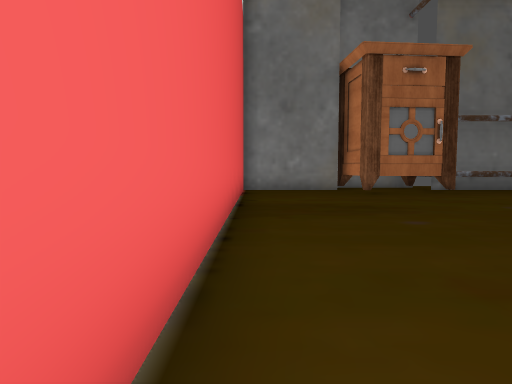
View 1 (above)

14 first-person views from a walk through a Godot game level. The camera is 1.5 m above the floor, tilts 4° down and sees 75° across. The floor is counted in squares, 2 m on a side. Each view is taken from the middle of a square. On the plan, view 1 faces up. The plan holds only what a view shows up to about 11 squares ahead; the rest is blank.

View 2
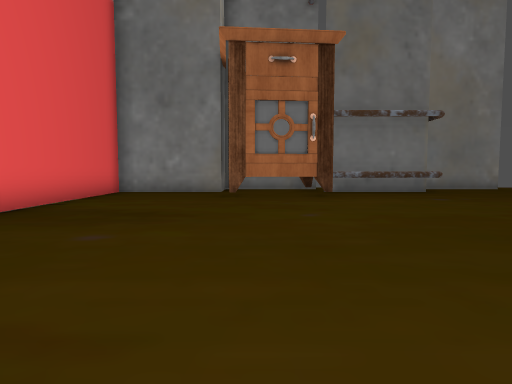

View 3
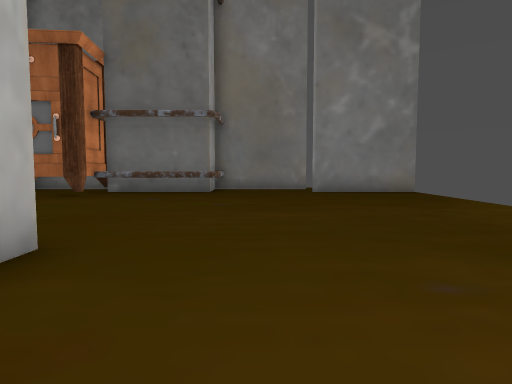

View 4
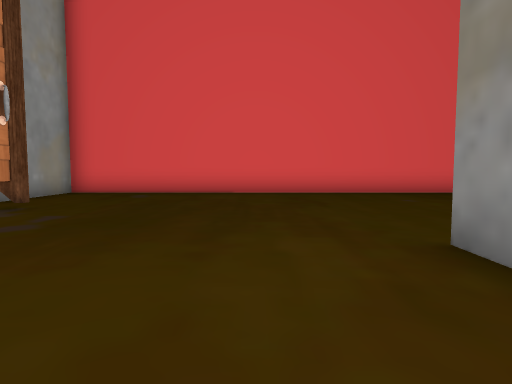

View 5
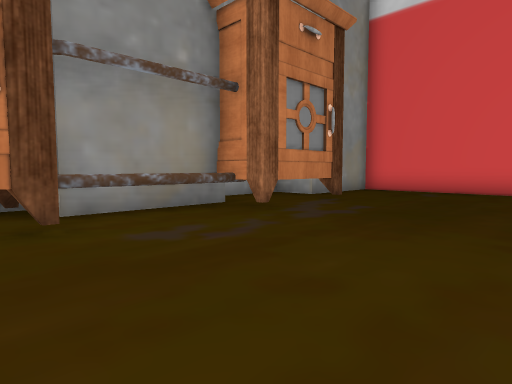

View 6
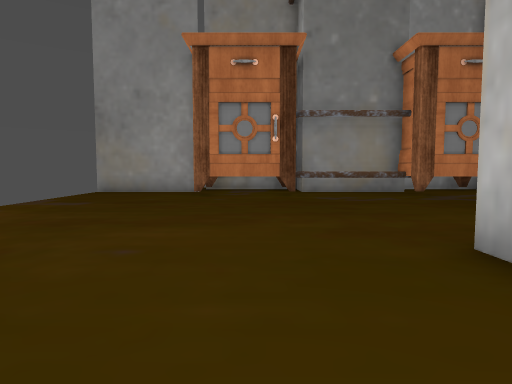

View 7
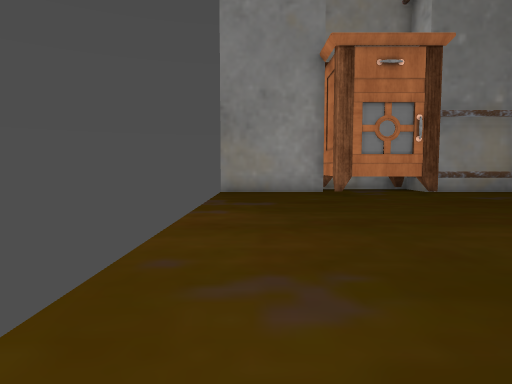

View 8
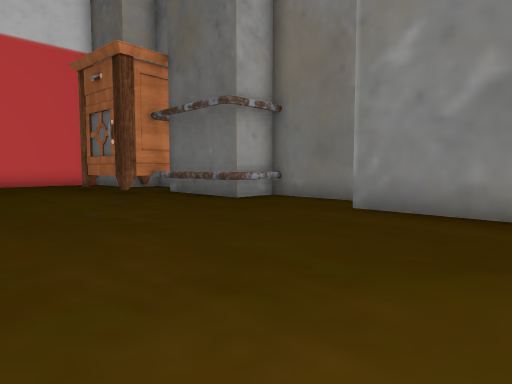

View 9
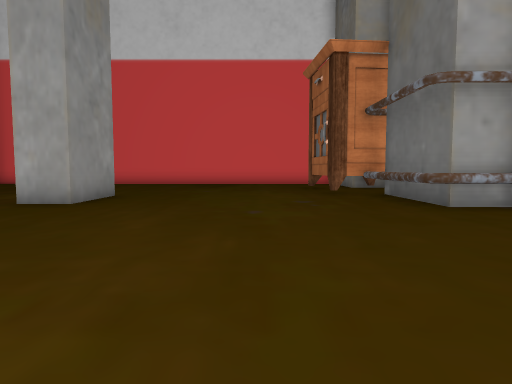

View 10
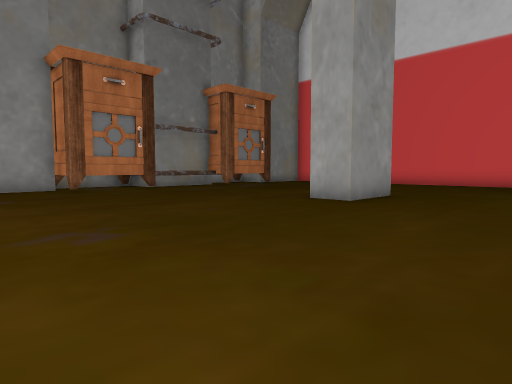

View 11
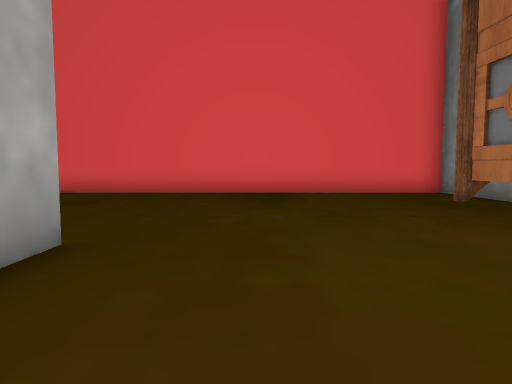

View 12
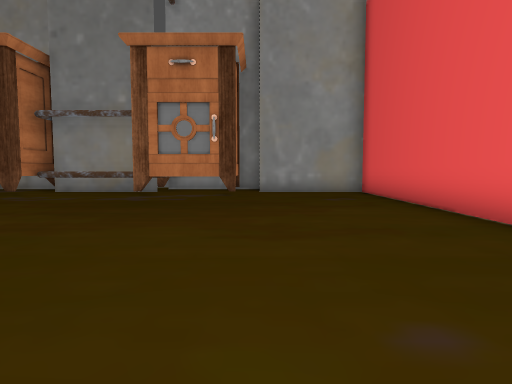

View 13
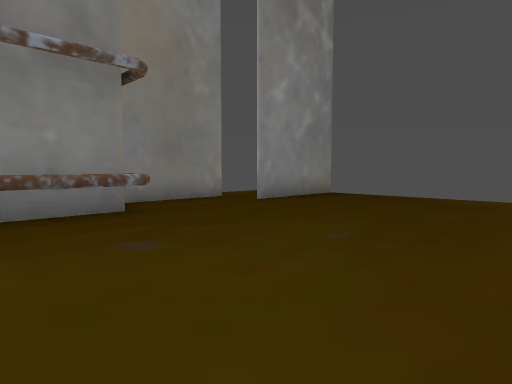

View 14
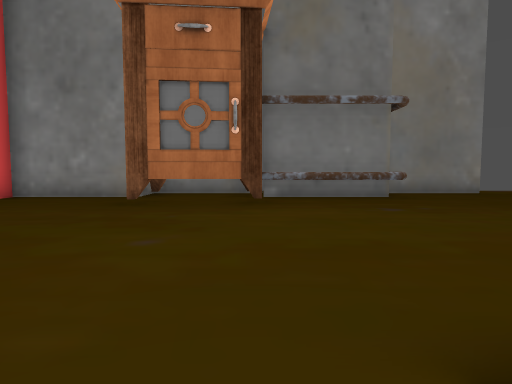

### Floor plan
Points are (right, up) in squares from view 1. A wall is a line through its corners. A room is listed if a view was taken in it or the views show most of it. See-through windows are left out.
Room 1 (views 1, 2, 3, 4, 5, 6, 7, 8, 9, 10, 11, 12, 13, 14)
walls: (6.6, 4.1) (9, 4.1) (9, 2.9); (7.6, 2.9) (6.6, 2.9); (5.7, 10.2) (5.7, 10.7); (9.6, 11.2) (6.1, 11.2); (3.6, 10.5) (3.7, 10); (6, 12.1) (6.1, 10.3) (3.3, 10) (3.2, 11); (9.9, 13.2) (9.9, 11.5); (3, 11.8) (-0.4, 11.8) (-0.4, -4.8) (2.9, -4.8); (10.3, -3.2) (10.3, -3.9); (3.9, -3.2) (3.9, -3.8); (6.1, -4.2) (9.6, -4.2); (12.9, 13.2) (9.5, 13.2) (9.5, 11.8) (6.1, 11.8); (6.1, -4.8) (9.5, -4.8); (9.9, -5.1) (9.9, -3.4) (12.7, -3.4) (12.7, -4.8) (16.2, -4.8); (16.2, 11.8) (12.8, 11.8); (3.6, -4.9) (3.6, -3.4) (6.4, -3.4) (6.4, -4.9)
ways out: gap at (16, -5); gap at (16, 12)

Where each view was taken, in squares from view 1:
view 1: 0 up, 0 right, facing up
view 2: 1 up, 4 right, facing up
view 3: 1 up, 11 right, facing up
view 4: 1 up, 10 right, facing left
view 5: 1 up, 11 right, facing down-left
view 6: 6 up, 11 right, facing down
view 7: 6 up, 15 right, facing down
view 8: 6 up, 16 right, facing up-left
view 9: 8 up, 16 right, facing left
view 10: 8 up, 16 right, facing down-left
view 11: 6 up, 10 right, facing left
view 12: 6 up, 3 right, facing down
view 13: 6 up, 7 right, facing up-right
view 14: 3 up, 6 right, facing up
